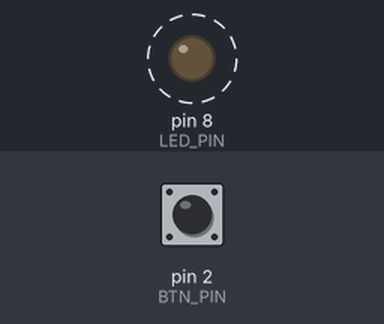
A sketch run on a simulated Arduino Uno, built with avr-gcc and run on an emulated ATmega328P. On the bench: output pins drawn as LEDs (lit = HIGH). Dashed ring = blinking. The test bench sets the inputs (shaded band); at power-on: pin 2 (BTN_PIN) HIGH. What the sketch prints to the serial monitor is not drawn.

Above: at 0.2 s.
Timing chart, 0 to 3.0 s (numbered marks = the images above):
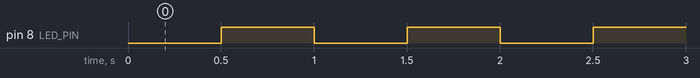

The sketch:

Day_1.ino
```cpp
const int LED_PIN = 8;
const int BTN_PIN = 2;

// Timers for non blocking execution (using millis)
unsigned long lastBlink = 0;
unsigned long lastButton = 0;
unsigned long lastAlive = 0;
unsigned long lastTick = 0;

// Timing intervals in milliseconds
const unsigned long BLINK_EVERY = 500;   // Toggle LED every 0.5s
const unsigned long BUTTON_EVERY = 20;   // Debounce interval
const unsigned long ALIVE_EVERY = 2000;  // Status print every 2s
const unsigned long TICK_EVERY = 5000;   // Periodic tick every 5s

// State variables
bool ledState = false;
bool lastPressed = false;
int pressCount = 0;

void setup() {
  pinMode(LED_PIN, OUTPUT);
  pinMode(BTN_PIN, INPUT_PULLUP); // Use internal pull-up for the button
  Serial.begin(9600);
}

void loop() {
  unsigned long now = millis();

  // 1. Non blocking LED blinker (toggles every 500ms)
  if (now - lastBlink >= BLINK_EVERY) {
    lastBlink = now;
    ledState = !ledState;
    digitalWrite(LED_PIN, ledState);
  }

  // 2. Button check with software debounce (every 20ms)
  if (now - lastButton >= BUTTON_EVERY) {
    lastButton = now;
    bool pressed = (digitalRead(BTN_PIN) == LOW); // LOW means pressed with INPUT_PULLUP

    // Detect rising edge: trigger only on the exact transition from unpressed to pressed
    if (pressed && !lastPressed) {
      pressCount++;
    }
    lastPressed = pressed; // Save state for next check
  }

  // 3. Periodic status printout (every 2 seconds)
  if (now - lastAlive >= ALIVE_EVERY) {
    lastAlive = now;
    Serial.print("Alive, counter : ");
    Serial.println(pressCount);
  }

  // 4. Background heartbeat ticker (every 5 seconds)
  if (now - lastTick >= TICK_EVERY) {
    lastTick = now;
    Serial.println("Tick");
  }
}
```

Measured:
- by itself, pin 8 (LED_PIN): alternates HIGH for 0.50 s and LOW for 0.50 s
